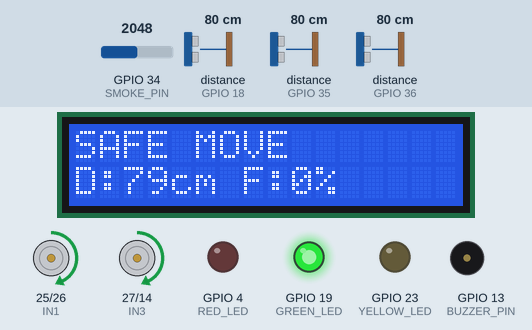
Recording of a sketch running on a simulated ESP32. Shown: 16×2 character LCD, motor-driver pin pairs drawn as motors (green arrow = first pin HIGH = forward, orange = second pin HIGH = backward, longer = more drive, scaled by the enable pin), output pins drawn as LEDs (lit = HIGH), buzzer (waves = sounding, pin HIGH). The test bench sets the inputs (shaded band); at power-on: distance to the obstacle (sensors on GPIO 35, GPIO 36, GPIO 18) 80 cm, GPIO 34 (SMOKE_PIN) = 2048. The echo pulse lasts 58.3 µs per cm; WiFi joins after 1.5 s; servers stay silent unless stated; pins used as bus, display or sensor lines are not drawn; what the sketch prints to the serial monitor is not drawn.

Above: at 13.8 s.
13.9 s: distance to the obstacle (sensor on GPIO 35) set to 34 cm
At 15.4 s:
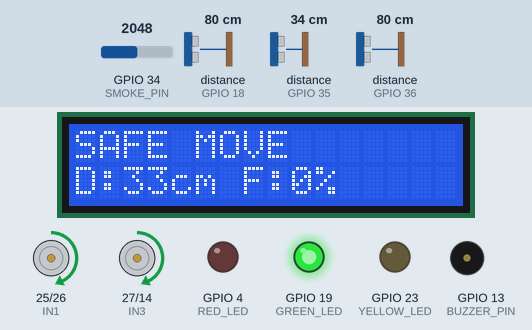
15.7 s: distance to the obstacle (sensor on GPIO 35) set to 28 cm
At 17.3 s:
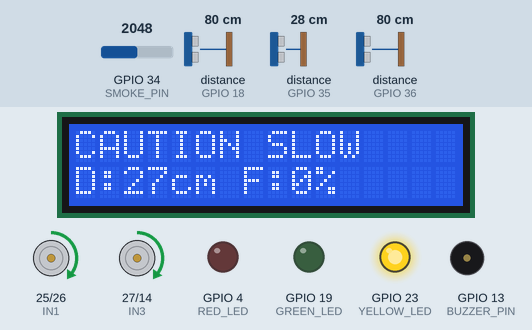
17.6 s: distance to the obstacle (sensor on GPIO 36) set to 22 cm
At 19.2 s:
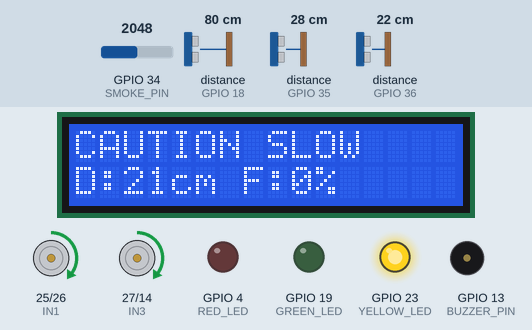
19.6 s: distance to the obstacle (sensor on GPIO 36) set to 18 cm
At 21.7 s:
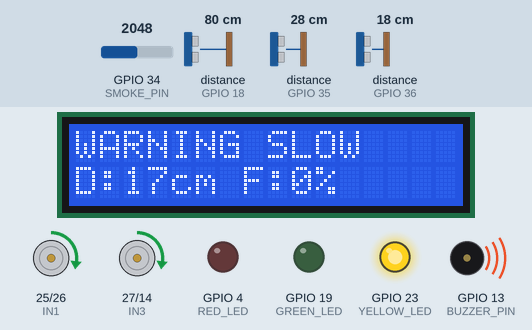
22.9 s: distance to the obstacle (sensor on GPIO 18) set to 23 cm
25.0 s: distance to the obstacle (sensor on GPIO 18) set to 18 cm
At 26.0 s:
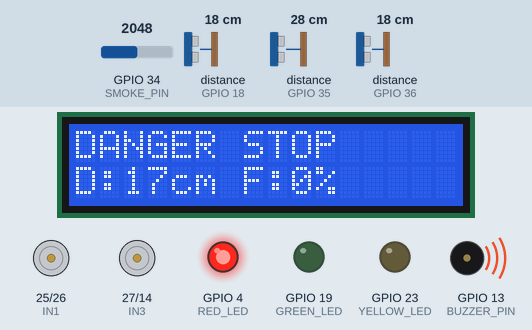
Timing chart, 0 to 28.0 s (numbered marks = the images above; inputs shaded):
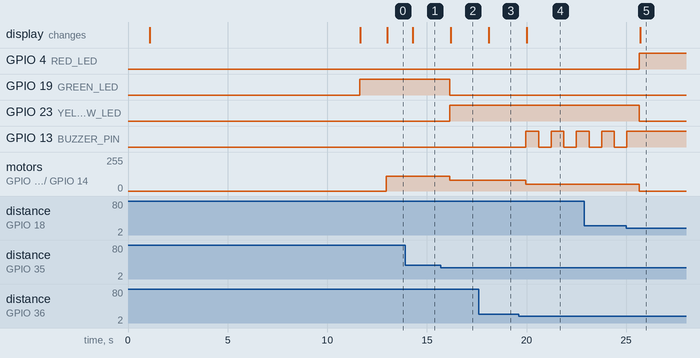

The sketch:

MineSafe_ESP32.ino
```cpp
#include <WiFi.h>
#include <WebServer.h>
#include <Wire.h>
#include <LiquidCrystal_I2C.h>

// =====================================================
// WIFI
// =====================================================

const char* ssid = "Sashank";
const char* password = "************";

WebServer server(80);

// =====================================================
// L298N MOTOR DRIVER
// =====================================================

#define IN1 25
#define IN2 26
#define IN3 27
#define IN4 14

#define ENA 32
#define ENB 33

// =====================================================
// ULTRASONIC SENSORS
// =====================================================

// CENTER
#define FRONT_TRIG 5
#define FRONT_ECHO 18

// LEFT
#define LEFT_TRIG 2
#define LEFT_ECHO 35

// RIGHT
#define RIGHT_TRIG 15
#define RIGHT_ECHO 36

// =====================================================
// FOG / SMOKE SENSOR
// =====================================================

#define SMOKE_PIN 34

// =====================================================
// LEDS
// =====================================================

#define GREEN_LED 19
#define YELLOW_LED 23
#define RED_LED 4

// =====================================================
// BUZZER
// =====================================================

#define BUZZER_PIN 13

// =====================================================
// LCD
// =====================================================

#define SDA_PIN 21
#define SCL_PIN 22

LiquidCrystal_I2C lcd(0x27, 16, 2);

// =====================================================
// MOTOR SPEED
// =====================================================

#define SAFE_SPEED 110
#define CAUTION_SPEED 80
#define WARNING_SPEED 50

// =====================================================
// DISTANCE
// =====================================================

#define STOP_DISTANCE 20
#define SIDE_WARNING_DISTANCE 20
#define CAUTION_DISTANCE 30

// =====================================================
// FOG SENSOR SETTINGS
// =====================================================
//
// IMPORTANT:
// This is a RELATIVE fog/smoke index,
// NOT a real atmospheric fog percentage.
//
// 4095 is the ESP32 ADC maximum.
//
// We use 1200 ADC counts as the change
// corresponding to 100% demonstration level.
//
// If your sensor reaches 100% too quickly,
// increase this value to 1500 or 2000.
//
// =====================================================

#define FOG_FULL_SCALE 1200

// Ignore tiny ADC fluctuations
#define FOG_DEADBAND 20

// Number of readings used for averaging
#define SMOKE_SAMPLES 20

// =====================================================
// VARIABLES
// =====================================================

int smokeValue = 0;
int smokeBaseline = 0;

int fogPercent = 0;

// Smoothed fog value
float fogFiltered = 0;

// Ultrasonic distances
long frontDistance = 999;
long leftDistance = 999;
long rightDistance = 999;

String statusText = "SAFE";
String actionText = "MOVE";

// =====================================================
// BUZZER TIMER
// =====================================================

unsigned long buzzerTimer = 0;

bool buzzerState = false;

// =====================================================
// READ SMOKE SENSOR
// =====================================================

int readSmoke()
{
  long total = 0;

  for (int i = 0; i < SMOKE_SAMPLES; i++)
  {
    total += analogRead(SMOKE_PIN);
    delay(2);
  }

  return total / SMOKE_SAMPLES;
}

// =====================================================
// CALIBRATE CLEAN AIR
// =====================================================

void calibrateSmoke()
{
  Serial.println();
  Serial.println("======================================");
  Serial.println("       FOG SENSOR CALIBRATION");
  Serial.println("======================================");
  Serial.println("Keep sensor in CLEAN AIR.");
  Serial.println("Do NOT use agarbathi now.");
  Serial.println("Calibration starts in 5 seconds...");

  delay(5000);

  long total = 0;

  // Take 100 clean-air readings
  for (int i = 0; i < 100; i++)
  {
    total += analogRead(SMOKE_PIN);

    delay(20);
  }

  smokeBaseline = total / 100;

  Serial.println();
  Serial.print("Clean Air Baseline = ");
  Serial.println(smokeBaseline);

  Serial.println("Calibration completed.");
  Serial.println("Now you can introduce smoke.");
  Serial.println("======================================");
  Serial.println();
}

// =====================================================
// CALCULATE FOG PERCENTAGE
// =====================================================

void calculateFog()
{
  smokeValue = readSmoke();

  // Difference from clean-air baseline
  int change = abs(smokeValue - smokeBaseline);

  // Ignore small sensor noise
  if (change <= FOG_DEADBAND)
  {
    change = 0;
  }

  // Convert ADC change to relative percentage
  float percentage =
    ((float)change / FOG_FULL_SCALE) * 100.0;

  percentage = constrain(
    percentage,
    0,
    100
  );

  // Smooth the reading
  fogFiltered =
    (fogFiltered * 0.75) +
    (percentage * 0.25);

  fogPercent =
    (int)(fogFiltered + 0.5);

  fogPercent =
    constrain(
      fogPercent,
      0,
      100
    );
}

// =====================================================
// READ ULTRASONIC
// =====================================================

long readUltrasonic(
  int trigPin,
  int echoPin
)
{
  digitalWrite(
    trigPin,
    LOW
  );

  delayMicroseconds(5);

  digitalWrite(
    trigPin,
    HIGH
  );

  delayMicroseconds(10);

  digitalWrite(
    trigPin,
    LOW
  );

  long duration =
    pulseIn(
      echoPin,
      HIGH,
      30000
    );

  if (duration == 0)
  {
    return 999;
  }

  long distance =
    duration * 0.0343 / 2;

  if (
    distance <= 0 ||
    distance > 400
  )
  {
    return 999;
  }

  return distance;
}

// =====================================================
// READ ALL ULTRASONIC SENSORS
// =====================================================

void readAllDistances()
{
  // CENTER
  frontDistance =
    readUltrasonic(
      FRONT_TRIG,
      FRONT_ECHO
    );

  delay(80);

  // LEFT
  leftDistance =
    readUltrasonic(
      LEFT_TRIG,
      LEFT_ECHO
    );

  delay(80);

  // RIGHT
  rightDistance =
    readUltrasonic(
      RIGHT_TRIG,
      RIGHT_ECHO
    );

  delay(80);
}

// =====================================================
// MOTOR SPEED
// =====================================================

void setMotorSpeed(
  int speedValue
)
{
  speedValue =
    constrain(
      speedValue,
      0,
      255
    );

  ledcWrite(
    ENA,
    speedValue
  );

  ledcWrite(
    ENB,
    speedValue
  );
}

// =====================================================
// MOVE FORWARD
// =====================================================

void moveForward(
  int speedValue
)
{
  digitalWrite(
    IN1,
    HIGH
  );

  digitalWrite(
    IN2,
    LOW
  );

  digitalWrite(
    IN3,
    HIGH
  );

  digitalWrite(
    IN4,
    LOW
  );

  setMotorSpeed(
    speedValue
  );
}

// =====================================================
// STOP TRUCK
// =====================================================

void stopTruck()
{
  digitalWrite(
    IN1,
    LOW
  );

  digitalWrite(
    IN2,
    LOW
  );

  digitalWrite(
    IN3,
    LOW
  );

  digitalWrite(
    IN4,
    LOW
  );

  setMotorSpeed(0);
}

// =====================================================
// GREEN LED
// =====================================================

void greenLED()
{
  digitalWrite(
    GREEN_LED,
    HIGH
  );

  digitalWrite(
    YELLOW_LED,
    LOW
  );

  digitalWrite(
    RED_LED,
    LOW
  );
}

// =====================================================
// YELLOW LED
// =====================================================

void yellowLED()
{
  digitalWrite(
    GREEN_LED,
    LOW
  );

  digitalWrite(
    YELLOW_LED,
    HIGH
  );

  digitalWrite(
    RED_LED,
    LOW
  );
}

// =====================================================
// RED LED
// =====================================================

void redLED()
{
  digitalWrite(
    GREEN_LED,
    LOW
  );

  digitalWrite(
    YELLOW_LED,
    LOW
  );

  digitalWrite(
    RED_LED,
    HIGH
  );
}

// =====================================================
// BUZZER OFF
// =====================================================

void buzzerOff()
{
  digitalWrite(
    BUZZER_PIN,
    LOW
  );

  buzzerState = false;
}

// =====================================================
// DANGER BUZZER
// CONTINUOUS
// =====================================================

void dangerBuzzer()
{
  digitalWrite(
    BUZZER_PIN,
    HIGH
  );

  buzzerState = true;
}

// =====================================================
// WARNING BUZZER
// BEEP ... BEEP ... BEEP
// =====================================================

void warningBuzzer()
{
  if (
    millis() - buzzerTimer >= 500
  )
  {
    buzzerTimer = millis();

    buzzerState =
      !buzzerState;

    digitalWrite(
      BUZZER_PIN,
      buzzerState
    );
  }
}

// =====================================================
// LCD LINE
// =====================================================

void printLCDLine(
  int row,
  String text
)
{
  if (text.length() > 16)
  {
    text =
      text.substring(
        0,
        16
      );
  }

  while (text.length() < 16)
  {
    text += " ";
  }

  lcd.setCursor(
    0,
    row
  );

  lcd.print(text);
}

// =====================================================
// LCD UPDATE
// =====================================================

void updateLCD()
{
  String line1;

  if (statusText == "DANGER")
  {
    line1 = "DANGER STOP";
  }
  else if (statusText == "WARNING")
  {
    line1 = "WARNING SLOW";
  }
  else if (statusText == "CAUTION")
  {
    line1 = "CAUTION SLOW";
  }
  else
  {
    line1 = "SAFE MOVE";
  }

  printLCDLine(
    0,
    line1
  );

  // Find nearest object
  long displayDistance =
    frontDistance;

  if (
    leftDistance <
    displayDistance
  )
  {
    displayDistance =
      leftDistance;
  }

  if (
    rightDistance <
    displayDistance
  )
  {
    displayDistance =
      rightDistance;
  }

  String line2;

  if (displayDistance == 999)
  {
    line2 = "D:---cm F:";
  }
  else
  {
    line2 =
      "D:" +
      String(displayDistance) +
      "cm F:";
  }

  line2 +=
    String(fogPercent);

  line2 += "%";

  printLCDLine(
    1,
    line2
  );
}

// =====================================================
// WEB PAGE
// =====================================================

void handleRoot()
{
  String page = "";

  page += "<!DOCTYPE html>";
  page += "<html>";

  page += "<head>";

  page +=
    "<meta name='viewport' "
    "content='width=device-width,initial-scale=1'>";

  page +=
    "<meta http-equiv='refresh' "
    "content='2'>";

  page +=
    "<title>HAUL SENTINEL</title>";

  page += "</head>";

  page += "<body>";

  page +=
    "<h1>HAUL SENTINEL</h1>";

  page +=
    "<h2>Sentinel Coal Mine</h2>";

  page += "<hr>";

  page += "<h2>Status: ";
  page += statusText;
  page += "</h2>";

  page += "<h2>Action: ";
  page += actionText;
  page += "</h2>";

  page += "<h3>Center: ";
  page += String(frontDistance);
  page += " cm</h3>";

  page += "<h3>Left: ";
  page += String(leftDistance);
  page += " cm</h3>";

  page += "<h3>Right: ";
  page += String(rightDistance);
  page += " cm</h3>";

  page += "<h3>Fog Index: ";
  page += String(fogPercent);
  page += "%</h3>";

  page += "<h3>Raw Sensor: ";
  page += String(smokeValue);
  page += "</h3>";

  page += "<h3>Baseline: ";
  page += String(smokeBaseline);
  page += "</h3>";

  page += "<hr>";

  page +=
    "<p>Center &lt; 20 cm = "
    "STOP</p>";

  page +=
    "<p>Left/Right &lt; 20 cm = "
    "WARNING + SLOW</p>";

  page +=
    "<p>20-30 cm = "
    "CAUTION + SLOW</p>";

  page +=
    "<p>Fog = DISPLAY ONLY</p>";

  page += "<p>ESP32 IP: ";

  page +=
    WiFi.localIP().toString();

  page += "</p>";

  page += "</body>";

  page += "</html>";

  server.send(
    200,
    "text/html",
    page
  );
}

// =====================================================
// WIFI
// =====================================================

void connectWiFi()
{
  Serial.println();
  Serial.println(
    "Connecting to WiFi..."
  );

  WiFi.mode(WIFI_STA);

  WiFi.setSleep(false);

  WiFi.begin(
    ssid,
    password
  );

  int attempts = 0;

  while (
    WiFi.status() != WL_CONNECTED &&
    attempts < 30
  )
  {
    delay(500);

    Serial.print(".");

    attempts++;
  }

  Serial.println();

  if (
    WiFi.status() ==
    WL_CONNECTED
  )
  {
    Serial.println(
      "WiFi Connected!"
    );

    Serial.print(
      "ESP32 IP: "
    );

    Serial.println(
      WiFi.localIP()
    );
  }
  else
  {
    Serial.println(
      "WiFi Connection Failed"
    );
  }
}

// =====================================================
// SETUP
// =====================================================

void setup()
{
  Serial.begin(115200);

  delay(1000);

  // ---------------------------------------------------
  // MOTOR PINS
  // ---------------------------------------------------

  pinMode(
    IN1,
    OUTPUT
  );

  pinMode(
    IN2,
    OUTPUT
  );

  pinMode(
    IN3,
    OUTPUT
  );

  pinMode(
    IN4,
    OUTPUT
  );

  // ---------------------------------------------------
  // ULTRASONIC
  // ---------------------------------------------------

  pinMode(
    FRONT_TRIG,
    OUTPUT
  );

  pinMode(
    FRONT_ECHO,
    INPUT
  );

  pinMode(
    LEFT_TRIG,
    OUTPUT
  );

  pinMode(
    LEFT_ECHO,
    INPUT
  );

  pinMode(
    RIGHT_TRIG,
    OUTPUT
  );

  pinMode(
    RIGHT_ECHO,
    INPUT
  );

  digitalWrite(
    FRONT_TRIG,
    LOW
  );

  digitalWrite(
    LEFT_TRIG,
    LOW
  );

  digitalWrite(
    RIGHT_TRIG,
    LOW
  );

  // ---------------------------------------------------
  // LEDS
  // ---------------------------------------------------

  pinMode(
    GREEN_LED,
    OUTPUT
  );

  pinMode(
    YELLOW_LED,
    OUTPUT
  );

  pinMode(
    RED_LED,
    OUTPUT
  );

  // ---------------------------------------------------
  // BUZZER
  // ---------------------------------------------------

  pinMode(
    BUZZER_PIN,
    OUTPUT
  );

  // ---------------------------------------------------
  // SMOKE SENSOR
  // ---------------------------------------------------

  pinMode(
    SMOKE_PIN,
    INPUT
  );

  // ---------------------------------------------------
  // MOTOR PWM
  // ---------------------------------------------------

  ledcAttach(
    ENA,
    1000,
    8
  );

  ledcAttach(
    ENB,
    1000,
    8
  );

  // ---------------------------------------------------
  // INITIAL MOTOR STOP
  // ---------------------------------------------------

  stopTruck();

  // ---------------------------------------------------
  // LCD
  // ---------------------------------------------------

  Wire.begin(
    SDA_PIN,
    SCL_PIN
  );

  lcd.init();

  lcd.backlight();

  printLCDLine(
    0,
    "HAUL SENTINEL"
  );

  printLCDLine(
    1,
    "SYSTEM STARTING"
  );

  delay(2000);

  // ---------------------------------------------------
  // WIFI
  // ---------------------------------------------------

  connectWiFi();

  server.on(
    "/",
    handleRoot
  );

  server.begin();

  Serial.println(
    "Web Server Started"
  );

  // ---------------------------------------------------
  // FOG CALIBRATION
  // ---------------------------------------------------

  calibrateSmoke();

  // ---------------------------------------------------
  // READY
  // ---------------------------------------------------

  fogFiltered = 0;

  fogPercent = 0;

  greenLED();

  buzzerOff();

  printLCDLine(
    0,
    "SAFE MOVE"
  );

  printLCDLine(
    1,
    "SYSTEM READY"
  );

  delay(1000);

  Serial.println();
  Serial.println(
    "======================================"
  );

  Serial.println(
    "       HAUL SENTINEL READY"
  );

  Serial.println(
    "======================================"
  );
}

// =====================================================
// MAIN LOOP
// =====================================================

void loop()
{
  // Web server
  server.handleClient();

  // ---------------------------------------------------
  // FOG SENSOR
  // DISPLAY ONLY
  // ---------------------------------------------------

  calculateFog();

  // ---------------------------------------------------
  // ULTRASONIC
  // ---------------------------------------------------

  readAllDistances();

  // ===================================================
  // 1. CENTER < 20 cm
  // DANGER + STOP
  // ===================================================

  if (
    frontDistance < STOP_DISTANCE
  )
  {
    statusText = "DANGER";
    actionText = "STOP";

    stopTruck();

    redLED();

    dangerBuzzer();
  }

  // ===================================================
  // 2. LEFT OR RIGHT < 20 cm
  // WARNING + SLOW
  // ===================================================

  else if (
    leftDistance < SIDE_WARNING_DISTANCE ||
    rightDistance < SIDE_WARNING_DISTANCE
  )
  {
    statusText = "WARNING";
    actionText = "SLOW";

    moveForward(
      WARNING_SPEED
    );

    yellowLED();

    warningBuzzer();
  }

  // ===================================================
  // 3. ANY SENSOR 20-30 cm
  // CAUTION + SLOW
  // ===================================================

  else if (
    frontDistance <= CAUTION_DISTANCE ||
    leftDistance <= CAUTION_DISTANCE ||
    rightDistance <= CAUTION_DISTANCE
  )
  {
    statusText = "CAUTION";
    actionText = "SLOW";

    moveForward(
      CAUTION_SPEED
    );

    yellowLED();

    buzzerOff();
  }

  // ===================================================
  // 4. ALL CLEAR
  // SAFE + NORMAL SPEED
  // ===================================================

  else
  {
    statusText = "SAFE";
    actionText = "MOVE";

    moveForward(
      SAFE_SPEED
    );

    greenLED();

    buzzerOff();
  }

  // ---------------------------------------------------
  // LCD
  // ---------------------------------------------------

  updateLCD();

  // ---------------------------------------------------
  // SERIAL MONITOR
  // ---------------------------------------------------

  Serial.println(
    "--------------------------------------"
  );

  Serial.print(
    "CENTER : "
  );

  Serial.print(
    frontDistance
  );

  Serial.println(
    " cm"
  );

  Serial.print(
    "LEFT   : "
  );

  Serial.print(
    leftDistance
  );

  Serial.println(
    " cm"
  );

  Serial.print(
    "RIGHT  : "
  );

  Serial.print(
    rightDistance
  );

  Serial.println(
    " cm"
  );

  Serial.print(
    "RAW    : "
  );

  Serial.println(
    smokeValue
  );

  Serial.print(
    "BASE   : "
  );

  Serial.println(
    smokeBaseline
  );

  Serial.print(
    "FOG    : "
  );

  Serial.print(
    fogPercent
  );

  Serial.println(
    "%"
  );

  Serial.print(
    "STATUS : "
  );

  Serial.println(
    statusText
  );

  Serial.print(
    "ACTION : "
  );

  Serial.println(
    actionText
  );

  Serial.println(
    "--------------------------------------"
  );

  delay(300);
}
```

Measured:
- the behaviour switches between 32 and 31 cm on distance to the obstacle (sensor on GPIO 35) (found by bisection; images 1 and 2)
- the behaviour switches between 21 and 20 cm on distance to the obstacle (sensor on GPIO 36) (found by bisection; images 3 and 4)
- the behaviour switches between 21 and 20 cm on distance to the obstacle (sensor on GPIO 18) (found by bisection; images 4 and 5)
- after the input at 13.9 s, the display: changes after 0.38 s (image 1)
- after the input at 15.7 s, GPIO 19 (GREEN_LED): HIGH → LOW after 0.46 s; GPIO 23 (YELLOW_LED): LOW → HIGH after 0.46 s; motor on GPIO 25 (IN1) / GPIO 26 (IN2), motor on GPIO 27 (IN3) / GPIO 14 (IN4): forward 110/255 → forward 80/255 after 0.46 s; the display: changes after 0.50 s (image 2)
- after the input at 17.6 s, the display: changes after 0.51 s (image 3)
- after the input at 19.6 s, GPIO 13 (BUZZER_PIN): alternates HIGH for 0.63 s and LOW for 0.63 s, starting after 0.37 s; motor on GPIO 25 (IN1) / GPIO 26 (IN2), motor on GPIO 27 (IN3) / GPIO 14 (IN4): forward 80/255 → forward 50/255 after 0.37 s; the display: changes after 0.41 s (image 4)
- after the input at 25.0 s, GPIO 4 (RED_LED): LOW → HIGH after 0.66 s; GPIO 23 (YELLOW_LED): HIGH → LOW after 0.66 s; GPIO 13 (BUZZER_PIN): goes on until 25.0 s, then stays HIGH; motor on GPIO 25 (IN1) / GPIO 26 (IN2), motor on GPIO 27 (IN3) / GPIO 14 (IN4): forward 50/255 → stopped after 0.66 s; the display: changes after 0.70 s (image 5)
